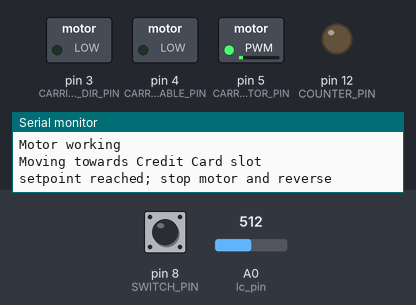
A sketch run on a simulated Arduino Nano, built with avr-gcc and run on an emulated ATmega328P. On the bench: switched loads named in the sketch (green lamp = pin HIGH), output pins drawn as LEDs (lit = HIGH), the last lines printed to the serial monitor. Dashed ring = blinking. Inputs (shaded band) come from the test bench; at power-on: pin 8 (SWITCH_PIN) HIGH, A0 (lc_pin) = 512.

Above: at 5.8 s.
5.9 s: pin 8 (SWITCH_PIN) pulled LOW for 0.15 s
At 6.7 s:
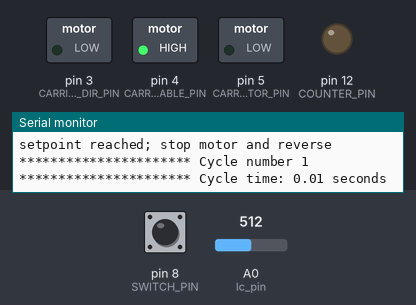
8.7 s: pin 8 (SWITCH_PIN) pulled LOW for 3.2 s
At 11.0 s:
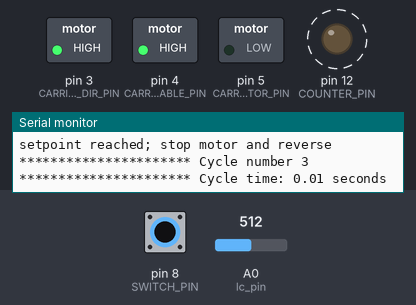
14.1 s: pin 8 (SWITCH_PIN) pulled LOW for 1 s
At 15.3 s:
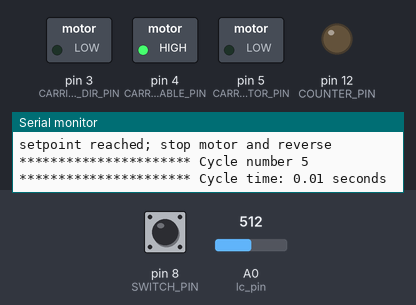
Timing chart, 0 to 17.1 s (numbered marks = the images above; inputs shaded):
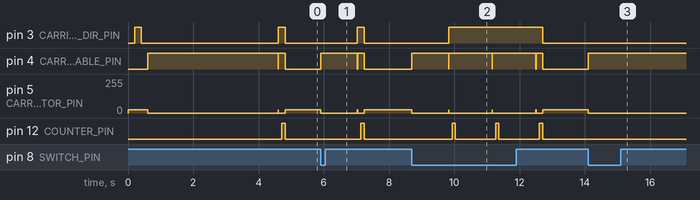

The sketch:

cc_cycler_code.ino
```cpp
//code includes counter output to LCD sheild; 11/30/2022 steve su

/**
 * LITH-HSTR Cycle Tester
 * By Stuart Sonatina
 * August 2018
 *
 * This is an arduino script meant to run on an Arduino Nano. Please visit
 * https://www.arduino.cc/en/Main/Software to download the IDE necessary to
 * upload this code to an arduino.
 *
 * This code works with a PD60-3-1161 NEMA23 stepper motor running TMCL code
 * with the following settings. Please download TMCL-IDE at
 * https://www.trinamic.com/support/software/tmcl-ide/ in order to upload code
 * to the stepper driver.
 *
 * MAX_SPEED = 2047       // steps/sec (+/- 0-2047)
 * MAX_ACCEL = 1000       // steps/sec^2 (+/- 0-2047)
 * CUR_LIMIT = 150        // Max current (0-255)

 * SAP 4, 0, MAX_SPEED    // Set max Velocity
 * SAP 5, 0, MAX_ACCEL    // Set max Acceleration
 * SAP 6, 0, CUR_LIMIT    // Set max current
 * SAP 140, 0, 1    // set Microstep Resolution (0 - full, 1 - half, etc)
 * SAP 138, 0, 2    // set Ramp mode (0 - position, 1 - exponential, 2 - velocity)
 * SAP 153, 0, 7    // set Ramp divisor
 * SAP 154, 0, 8    // set Pulse divisor
 * SAP 173, 0, 0    // set stallGuard2 filter enable to standard mode
 */

/**
 * Adjust the following #define numbers as needed to get the desired behavior
 */
#define WAIT 100
#define LOOP_DELAY 1000        // pause time between cycles (ms)
//#define FAILURE_ALLOWANCE 5 // Number of times coupler can fail to holster
                            // before program halts

#define CARRIAGE_SPEED 10       // 0-100% (please see TMCL code to adjust maximum)
//#define CARRIAGE_TIMEOUT 1500   // How long to allow carriage to run before stopping it (ms)
//#define CARRIAGE_OUT_TIME 800   // Time to allow carriage to pull out

/*
#define BUTN_IN 10         // 0-255 button actuator max position
#define BUTN_OUT 200        // 0-255 button actuator min position
#define SAG_UP 100          // 0-255 sag actuator max position
#define SAG_DN 15           // 0-255 sag actuator min position
#define SAG_DN_TIME 1100    // Time to allow sag actuators to move
#define SAG_UP_TIME 1100     // Time to allow sag actuators to move
*/

// Pin definitions
#define CARRIAGE_MOTOR_DIR_PIN 3    // NEMA 23 stepper motor direction (low=forwards)
#define CARRIAGE_MOTOR_ENABLE_PIN 4 // NEMA 23 stepper motor enable
#define CARRIAGE_MOTOR_PIN 5        // NEMA 23 stepper motor PWM control
#define SWITCH_PIN_GND 7  // limit switch ground, not being used currently
#define SWITCH_PIN 8      // limit switch
/*
#define BUTN_PIN 9        // button actuator PWM control
#define SAGL_PIN 10       // left sag actuator PWM control
#define SAGR_PIN 11       // right sag actuator PWM control
*/
#define COUNTER_PIN 12    // outputs to counter
#define NUM_TEST_CYCLES 5   // number of cycles for test

bool engagement = false; // flag to see if coupler made it into holster
//uint8_t failureCounter = 0;   // Count number of times coupler did not insert properly
uint32_t cycleCounter = 0;    // Count number of cycles, because why not?

int lc_pin = A0;
int lc_val;
int setpoint = 500;


/******************************************************************************
 * void setup()
 *****************************************************************************/
void setup()
{
  pinMode(CARRIAGE_MOTOR_DIR_PIN, OUTPUT);
  pinMode(CARRIAGE_MOTOR_ENABLE_PIN, OUTPUT);
  pinMode(CARRIAGE_MOTOR_PIN, OUTPUT);
  pinMode(COUNTER_PIN, OUTPUT);  //output for counter
  digitalWrite(COUNTER_PIN, LOW); //set counter initial state to LOW
  stopMotor();

  pinMode(SWITCH_PIN, INPUT_PULLUP); // INPUT_PULLUP eliminates need for external resistor; when switch is NC pin is high
  pinMode(SWITCH_PIN_GND, OUTPUT);
  digitalWrite(SWITCH_PIN_GND, LOW); // use adjacent pin as ground

  Serial.begin(9600); // open serial port
  Serial.println("\n----CC cycler rev00----");
  /*
  while(digitalRead(SWITCH_PIN)==LOW) // limit switch should be wired 'normally closed'
  {
    Serial.println("Please remove coupler from holster, or check that limit switch is plugged in.");
    engagement = true;
    delay(2000);
  }
  */


  // initialize actuators
  Serial.println("Initializing motors");
  driveMotor(CARRIAGE_SPEED);
  delay(200);
  driveMotor(-CARRIAGE_SPEED);
  delay(200);
  driveMotor(CARRIAGE_SPEED);
  delay(200);
  stopMotor();
  Serial.println("Motor working");
  delay(2000);
/*
  Serial.println("Button out, sag down");
  analogWrite(BUTN_PIN, BUTN_OUT);
  analogWrite(SAGL_PIN, SAG_DN);
  analogWrite(SAGR_PIN, SAG_DN);
  delay(SAG_DN_TIME);
  Serial.println("Button in, sag up");
  analogWrite(BUTN_PIN, BUTN_IN);
  analogWrite(SAGL_PIN, SAG_UP);
  analogWrite(SAGR_PIN, SAG_UP);
  delay(SAG_UP_TIME);
*/
  delay(2000); // sanity check time! We're about to get started.


}


void loop()
{
  if(cycleCounter == NUM_TEST_CYCLES)stopMotor();
  else
  {
  // Move towards engagement position and wait until it gets there

  Serial.println("Moving towards Credit Card slot");
  driveMotor(-CARRIAGE_SPEED);
  lc_val = analogRead(lc_pin);

  while (lc_val < setpoint){  //loop until CC applies x lbs to the load cell
    engagement = false;
    lc_val = analogRead(lc_pin);
    Serial.print("load_cell_val:");
    Serial.println(lc_val);
    delay(WAIT);
  }

  Serial.println("setpoint reached; stop motor and reverse");
  stopMotor();
  delay(WAIT);
  engagement = true;

//counting purposes only; signal goes to second arduino
  digitalWrite(COUNTER_PIN, HIGH);  //set counter pin to high
  delay(WAIT);
  digitalWrite(COUNTER_PIN, LOW);

//


  while(digitalRead(SWITCH_PIN) == HIGH && engagement == true) // limit switch should be wired 'normally closed'; reverse motor until switch is activated (goes Low)
  {
    driveMotor(CARRIAGE_SPEED);
  }


  stopMotor();
  delay(WAIT);
  engagement == false;

  uint32_t startTime = millis();  // start timer

 /*
  uint32_t startTime = millis();  // start timer
  while(!engagement && (millis()-startTime < CARRIAGE_TIMEOUT))
  {
    if(digitalRead(SWITCH_PIN)==LOW) {engagement=true;}  //switch activated: SWITCH_PIN == LOW
  }
  stopMotor();

  if(engagement) // limit switch has been triggered
  {
    Serial.println("engagement!");
    failureCounter = 0; // Reset failureCounter
 */


    cycleCounter++;
    Serial.print("********************** Cycle number ");
    Serial.println(cycleCounter);
    Serial.print("********************** Cycle time: ");
    Serial.print(float(millis()-startTime)/1000);
    Serial.println(" seconds");


/*
  else // limit switch was never triggered
  {
    failureCounter++; // Increment counter
    Serial.print("Coupler failed to holster properly ");
    Serial.print(failureCounter);
    Serial.println(" times");

    while(failureCounter >= FAILURE_ALLOWANCE)
    {
      stopMotor();
      Serial.println("\nCoupler failed to holster maximum number of times");
      Serial.println("Please inspect tester and restart arduino");
      delay(10000);
    }

    // remove coupler
    driveMotor(-1*CARRIAGE_SPEED);
    delay(CARRIAGE_OUT_TIME/2);
    stopMotor();

    // shake to try and reset position
    int flip=1;
    for(int i=0; i<3; i++)
    {
      driveMotor(flip*CARRIAGE_SPEED);
      delay(150);
      flip *= -1;
    }
    stopMotor();
  }
*/


  delay(LOOP_DELAY); // in case we want to slow the cycle down


  }
}

/******************************************************************************
 * Custom functions
 *
 *****************************************************************************/

/******************************************************************************
 * Enable motor and drive at speed from 0-100.
 *****************************************************************************/
void driveMotor(int speed)
{
  if(speed<0)
  {
    digitalWrite(CARRIAGE_MOTOR_DIR_PIN, HIGH);
    speed = -1*speed;
  }
  else
  {
    digitalWrite(CARRIAGE_MOTOR_DIR_PIN, LOW);
  }
  speed = map(speed,0,100,0,255);
  digitalWrite(CARRIAGE_MOTOR_ENABLE_PIN, LOW);   // enable stepper
  analogWrite(CARRIAGE_MOTOR_PIN, speed);          // run motor
}


/******************************************************************************
 * Stop motor by disabling, then drop speed pin to zero.
 *****************************************************************************/
void stopMotor()
{
  digitalWrite(CARRIAGE_MOTOR_ENABLE_PIN, HIGH);   // disable stepper
  analogWrite(CARRIAGE_MOTOR_PIN, 0);             // lower speed to zero
}
```

Measured:
- after the input at 5.9 s, pin 3 (CARRIAGE_MOTOR_DIR_PIN): LOW → HIGH after 1.1 s, → LOW 0.21 s later; pin 4 (CARRIAGE_MOTOR_ENABLE_PIN): LOW → HIGH at once, → LOW 1.1 s later, → HIGH 0.01 s later, → LOW 0.20 s later; pin 5 (CARRIAGE_MOTOR_PIN): 25/255 → 0/255 at once, → 25/255 1.3 s later; pin 12 (COUNTER_PIN): LOW → HIGH after 1.2 s, → LOW 0.10 s later
- after the input at 8.7 s, pin 3 (CARRIAGE_MOTOR_DIR_PIN): LOW → HIGH after 1.1 s, → LOW 2.9 s later; pin 4 (CARRIAGE_MOTOR_ENABLE_PIN): LOW → HIGH at once, then repeats every 1.3 s: LOW 0.01 s, HIGH 1.3 s
- after the input at 14.1 s, pin 4 (CARRIAGE_MOTOR_ENABLE_PIN): LOW → HIGH at once; pin 5 (CARRIAGE_MOTOR_PIN): 25/255 → 0/255 at once
